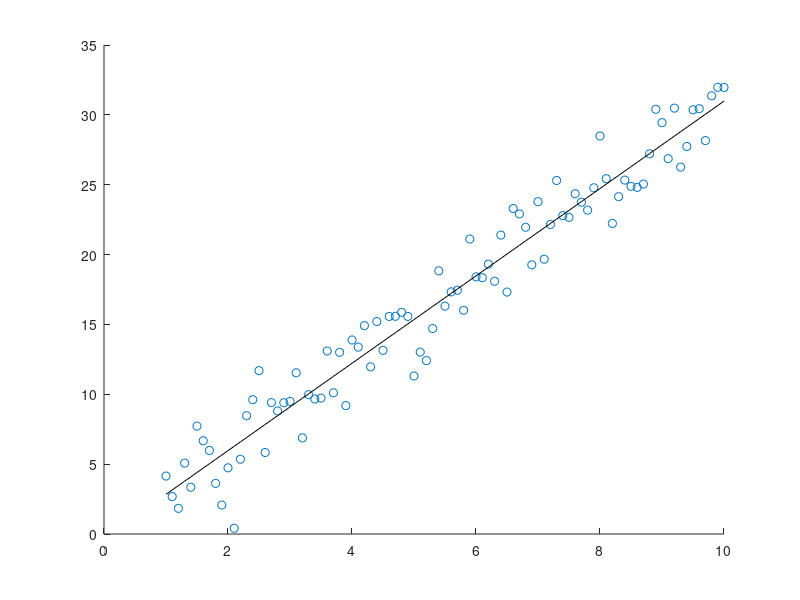

Recreate this plot in MATLAB. (Note: this script raises an error after producing the figure.)
x = 1:0.1:10;
% генерируем случайные данные с линейным трендом
y = 3*x + randn(1,length(x))*2;
figure; hold on;
scatter(x, y, 'r.');
X = x(:);
X(:,end+1) = 1;
% строим OLS регрессию на сгенерированных случайных данных
w = inv(X'*X)*X'*y';
y2 = w(1)*x + w(2);
plot(x, y2, 'k-');
%вычисляем коэффициент детерминации
R2 = computeR2(y2, y);
title(sprintf('coefficient of determination = %.2f',R2));
